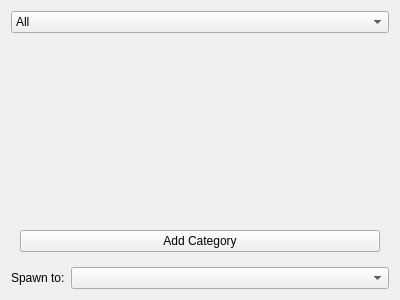
<?xml version="1.0" encoding="UTF-8"?>
<ui version="4.0">
 <class>SpawnerStore</class>
 <widget class="QWidget" name="SpawnerStore">
  <property name="geometry">
   <rect>
    <x>0</x>
    <y>0</y>
    <width>400</width>
    <height>300</height>
   </rect>
  </property>
  <property name="windowTitle">
   <string>Property Editor</string>
  </property>
  <layout class="QVBoxLayout" name="verticalLayout">
   <item>
    <widget class="QComboBox" name="mCategories">
     <item>
      <property name="text">
       <string>All</string>
      </property>
     </item>
    </widget>
   </item>
   <item>
    <widget class="QWidget" name="mListPlaceholder" native="true">
     <property name="sizePolicy">
      <sizepolicy hsizetype="Preferred" vsizetype="Minimum">
       <horstretch>0</horstretch>
       <verstretch>0</verstretch>
      </sizepolicy>
     </property>
    </widget>
   </item>
   <item>
    <widget class="QWidget" name="mButtons" native="true">
     <property name="sizePolicy">
      <sizepolicy hsizetype="Preferred" vsizetype="Maximum">
       <horstretch>0</horstretch>
       <verstretch>0</verstretch>
      </sizepolicy>
     </property>
     <layout class="QHBoxLayout" name="horizontalLayout">
      <item>
       <widget class="QPushButton" name="mAddCategoryButton">
        <property name="text">
         <string>Add Category</string>
        </property>
       </widget>
      </item>
     </layout>
    </widget>
   </item>
   <item>
    <layout class="QHBoxLayout" name="horizontalLayout_2" stretch="0,2">
     <item>
      <widget class="QLabel" name="label">
       <property name="text">
        <string>Spawn to:</string>
       </property>
      </widget>
     </item>
     <item>
      <widget class="QComboBox" name="mTargetMap"/>
     </item>
    </layout>
   </item>
  </layout>
 </widget>
 <resources/>
 <connections/>
</ui>
